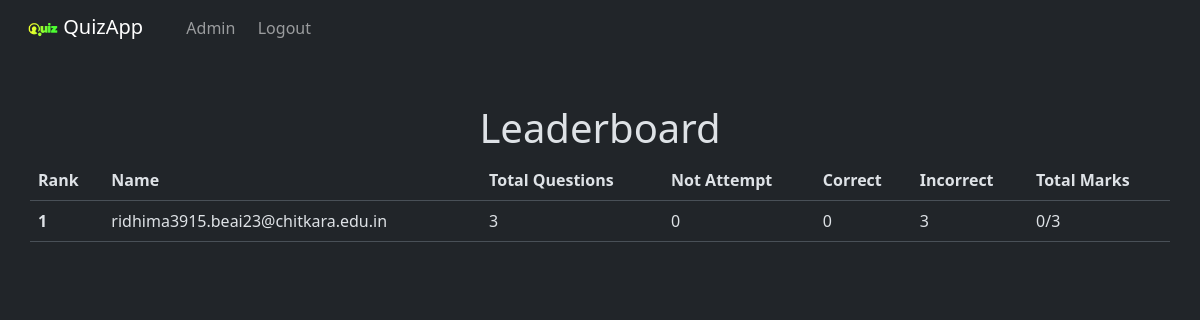
/leaderboard (signed in), run on the app's committed database.
### quiz_app/models.py (models this page shows, shortened)
class Result(db.Model):
    id = db.Column(db.Integer, primary_key=True)
    total_number = db.Column(db.Integer, nullable=False)
    correct = db.Column(db.Integer, default=0, nullable=False)
    not_attempt = db.Column(db.Integer, default=0, nullable=False)
    incorrect = db.Column(db.Integer, default=0, nullable=False)
    user_id = db.Column(db.Integer, db.ForeignKey("user.id"), nullable=False)

class User(UserMixin, db.Model):
    id = db.Column(db.Integer, primary_key=True)
    name = db.Column(db.String, nullable=False, unique=True)
    password = db.Column(db.String, nullable=False)
    created_at = db.Column(db.DateTime, nullable=False, default=datetime.utcnow)
    questions = db.relationship("Question", backref="creator")
    is_admin = db.Column(db.Boolean, default=False)
    result = db.relationship("Result", backref="user")
    question_set = db.Column(db.Integer, db.ForeignKey("questionset.id"), nullable=True)

### quiz_app/routes.py (the view)
@main.route("/leaderboard")
@login_required
def leaderboard():
    res = models.Result.query.order_by(
        models.Result.correct.desc()
    ).all()
    return render("leaderboard.html", results=res)

### app.py (called while the page is built)
@login_manager.user_loader
def load_user(user_id):
    return User.query.get(user_id)

### templates/leaderboard.html (shortened to what this page needs)
{% extends 'layout.html' %}
{% block body %}
<div class="row">
  <h1 class="text-center">Leaderboard</h1>
</div>
<div class="row">
  <table class="table">
  <thead>
    <tr>
      <th scope="col">Rank</th>
      <th scope="col">Name</th>
      <th scope="col">Total Questions</th>
      <th scope="col">Not Attempt</th>
      <th scope="col">Correct</th>
      <th scope="col">Incorrect</th>
      <th scope="col">Total Marks</th>
    </tr>
  </thead>
  <tbody>
    {% for result in results %}
    <tr>
      <th scope="row">{{ loop.index }}</th>
      <td>{{ result.user.name }}</td>
      <td>{{ result.total_number }}</td>
      <td>{{ result.not_attempt }}</td>
      <td>{{ result.correct }}</td>
      <td>{{ result.incorrect }}</td>
      <td>{{ result.correct }}/{{ result.total_number }}</td>
    </tr>
    {% endfor %}
  </tbody>
</table>
</div>
{% endblock %}

### data on the page
Result: user.name "ridhima3915.beai23@chitkara.edu.in", total_number "3", not_attempt "0", correct "0", incorrect "3"
